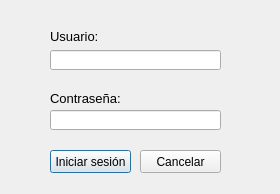
<?xml version="1.0" encoding="UTF-8"?>
<ui version="4.0">
 <class>Login</class>
 <widget class="QDialog" name="Login">
  <property name="geometry">
   <rect>
    <x>0</x>
    <y>0</y>
    <width>280</width>
    <height>194</height>
   </rect>
  </property>
  <property name="windowTitle">
   <string>Dialog</string>
  </property>
  <widget class="QLineEdit" name="LE_Password">
   <property name="geometry">
    <rect>
     <x>50</x>
     <y>110</y>
     <width>171</width>
     <height>20</height>
    </rect>
   </property>
   <property name="echoMode">
    <enum>QLineEdit::Password</enum>
   </property>
  </widget>
  <widget class="QLineEdit" name="LE_User">
   <property name="geometry">
    <rect>
     <x>50</x>
     <y>50</y>
     <width>171</width>
     <height>20</height>
    </rect>
   </property>
  </widget>
  <widget class="QLabel" name="label_2">
   <property name="geometry">
    <rect>
     <x>50</x>
     <y>90</y>
     <width>81</width>
     <height>16</height>
    </rect>
   </property>
   <property name="font">
    <font>
     <pointsize>10</pointsize>
    </font>
   </property>
   <property name="text">
    <string>Contraseña:</string>
   </property>
  </widget>
  <widget class="QLabel" name="label">
   <property name="geometry">
    <rect>
     <x>50</x>
     <y>30</y>
     <width>47</width>
     <height>13</height>
    </rect>
   </property>
   <property name="font">
    <font>
     <pointsize>10</pointsize>
    </font>
   </property>
   <property name="text">
    <string>Usuario:</string>
   </property>
  </widget>
  <widget class="QPushButton" name="Boton_Login">
   <property name="geometry">
    <rect>
     <x>50</x>
     <y>150</y>
     <width>81</width>
     <height>23</height>
    </rect>
   </property>
   <property name="text">
    <string>Iniciar sesión</string>
   </property>
  </widget>
  <widget class="QPushButton" name="Boton_Cancel">
   <property name="geometry">
    <rect>
     <x>140</x>
     <y>150</y>
     <width>81</width>
     <height>23</height>
    </rect>
   </property>
   <property name="text">
    <string>Cancelar</string>
   </property>
  </widget>
 </widget>
 <resources/>
 <connections/>
</ui>
